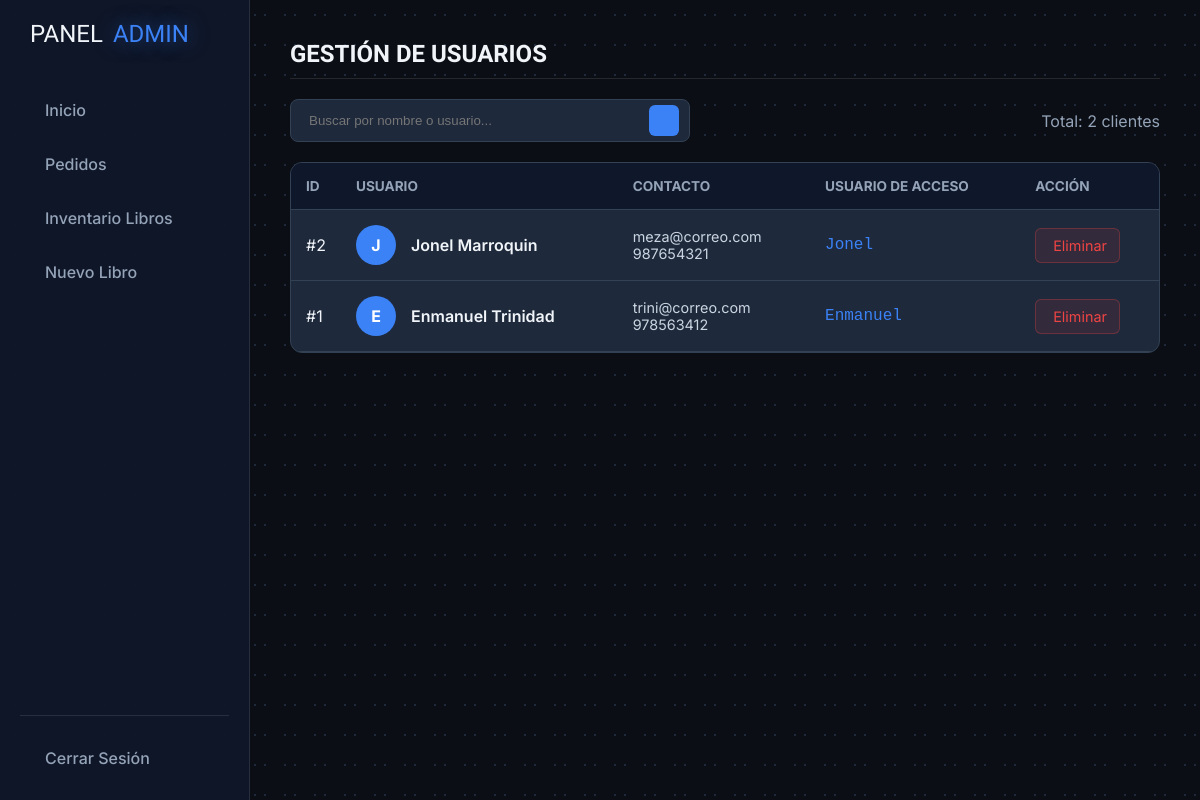
The app's page /admin/listaUsuarios.php (signed in) with its own data.
### tables this page shows
CREATE TABLE cliente (
    id_cliente INT PRIMARY KEY AUTO_INCREMENT,
    usu_cliente VARCHAR(100) NOT NULL,  
    nombre VARCHAR(100) NOT NULL,
    correo VARCHAR(100) NOT NULL UNIQUE, 
    telefono VARCHAR(15),
    pass_cli VARCHAR(255) NOT NULL,
    fecha_registro DATETIME DEFAULT CURRENT_TIMESTAMP
);

### admin/listaUsuarios.php (the view, shortened to what this page needs)
<?php
$db = new Conexion();
$conn = $db->getConexion();
$busqueda = '';
$sql = "SELECT * FROM cliente";
$sql .= " ORDER BY id_cliente DESC";
$resultado = $conn->query($sql);
?>
<!DOCTYPE html>
<html lang="es">
<head>
    <link rel="stylesheet" href="style.css">
</head>
<body class="admin-body">
    <aside class="sidebar">
        <div class="sidebar-header"> <i class="ph-fill ph-shield-check"></i> PANEL <span class="highlight">ADMIN</span> </div>
        <nav class="sidebar-nav">
            <a href="indexAdmin.php" class="nav-item"> <i class="ph-bold ph-squares-four"></i> Inicio </a>
            <a href="pedidos.php" class="nav-item"> <i class="ph-bold ph-list-checks"></i> Pedidos </a>
            <a href="libros.php" class="nav-item"> <i class="ph-bold ph-books"></i> Inventario Libros </a>
            <a href="nuevo_libro.php" class="nav-item"> <i class="ph-bold ph-plus-circle"></i> Nuevo Libro </a>
        </nav>
        <div class="sidebar-footer">
            <a href="../logout.php" class="nav-item logout"><i class="ph-bold ph-sign-out"></i> Cerrar Sesión</a>
        </div>
    </aside>
    <main class="admin-content">
        <h2 class="section-title">GESTIÓN DE USUARIOS</h2>
        <div class="toolbar">
            <form method="GET" action="listaUsuarios.php" class="search-box">
                <input type="text" name="q" class="search-input" placeholder="Buscar por nombre o usuario..." value="<?= htmlspecialchars($busqueda) ?>">
                <button type="submit" class="search-btn"><i class="ph-bold ph-magnifying-glass"></i></button>
            </form>
            <div style="color: #94a3b8;">Total: <?= $resultado->num_rows ?> clientes</div>
        </div>
        <div class="table-container">
            <table>
                <thead>
                    <tr>
                        <th width="50">ID</th>
                        <th>Usuario</th>
                        <th>Contacto</th>
                        <th>Usuario de Acceso</th>
                        <th>Acción</th>
                    </tr>
                </thead>
                <tbody>
                    <?php if ($resultado && $resultado->num_rows > 0): ?>
                        <?php while($row = $resultado->fetch_assoc()): ?>
                        <tr>
                            <td>#<?= $row['id_cliente'] ?></td>
                            <td>
                                <div style="display: flex; align-items: center; gap: 15px;">
                                    <div class="avatar-circle">
                                        <?= strtoupper(substr($row['nombre'], 0, 1)) ?>
                                    </div>
                                    <span style="font-weight: 600; color: #f1f5f9;"><?= htmlspecialchars($row['nombre']) ?></span>
                                </div>
                            </td>
                            <td>
                                <div style="font-size: 0.9rem; color: #cbd5e1;">
                                    <i class="ph-bold ph-envelope"></i> <?= htmlspecialchars($row['correo']) ?><br>
                                    <i class="ph-bold ph-phone"></i> <?= htmlspecialchars($row['telefono']) ?>
                                </div>
                            </td>
                            <td style="color: #3b82f6; font-family: monospace; font-size: 1rem;">
                                <?= htmlspecialchars($row['usu_cliente']) ?>
                            </td>
                            <td>
                                <a href="listaUsuarios.php?eliminar=<?= $row['id_cliente'] ?>" class="btn-delete" onclick="return confirm('¿Estás seguro de eliminar a este usuario? Esta acción es irreversible.');">
                                    <i class="ph-bold ph-trash"></i> Eliminar
                                </a>
                            </td>
                        </tr>
                        <?php endwhile; ?>
                    <?php else: ?>
                        <tr><td colspan="5" style="text-align: center; padding: 40px; color: #94a3b8;">No se encontraron usuarios.</td></tr>
                    <?php endif; ?>
                </tbody>
            </table>
        </div>
    </main>
</body>
</html>

### admin/style.css (style rules this page uses)
:root { --bg-main: #0b0e14; --bg-card: #151a23; --bg-panel: #0f172a; --accent: #3b82f6; --accent-glow: rgba(59, 130, 246, 0.5); --text-main: #f1f5f9; --text-muted: #94a3b8; --border: rgba(255, 255, 255, 0.1); --success: #10b981; --danger: #ef4444; --warning: #f59e0b; }
* { margin: 0; padding: 0; box-sizing: border-box; }
body { background-color: var(--bg-main); color: var(--text-main); font-family: 'Inter', sans-serif; background-image: radial-gradient(#1e293b 1px, transparent 1px); background-size: 30px 30px; min-height: 100vh; }
a { text-decoration: none; color: inherit; transition: 0.3s; }
.highlight { color: var(--accent); text-shadow: 0 0 20px var(--accent-glow); }
.admin-body { display: flex; height: 100vh; overflow: hidden; }
.sidebar { width: 250px; background: rgba(15, 23, 42, 0.95); border-right: 1px solid var(--border); display: flex; flex-direction: column; padding: 20px; flex-shrink: 0; }
.sidebar-header { font-family: 'Oswald', sans-serif; font-size: 1.5rem; color: var(--text-main); margin-bottom: 40px; display: flex; align-items: center; gap: 10px; }
.sidebar-nav { display: flex; flex-direction: column; gap: 10px; }
.nav-item { text-decoration: none; color: var(--text-muted); padding: 12px 15px; border-radius: 8px; display: flex; align-items: center; gap: 10px; transition: 0.3s; font-weight: 500; }
.sidebar-footer { margin-top: auto; border-top: 1px solid var(--border); padding-top: 20px; }
.admin-content { flex: 1; overflow-y: auto; padding: 40px; background-image: radial-gradient(#1e293b 1px, transparent 1px); background-size: 30px 30px; }
.section-title { font-family: 'Oswald', sans-serif; margin-bottom: 20px; border-bottom: 1px solid var(--border); padding-bottom: 10px; }

### admin/listaUsuarios.php (style rules this page uses)
.table-container { background: #1e293b; border-radius: 12px; border: 1px solid #334155; overflow-x: auto; }
table { width: 100%; border-collapse: collapse; min-width: 800px; }
th, td { padding: 15px; text-align: left; border-bottom: 1px solid #334155; vertical-align: middle; }
th { background: #0f172a; color: #94a3b8; font-size: 0.85rem; text-transform: uppercase; }
.avatar-circle { width: 40px; height: 40px; background: #3b82f6; color: white; border-radius: 50%; display: flex; align-items: center; justify-content: center; font-weight: bold; }
.btn-delete { background: rgba(239, 68, 68, 0.1); color: #ef4444; border: 1px solid rgba(239, 68, 68, 0.3); padding: 8px 12px; border-radius: 6px; text-decoration: none; font-size: 0.9rem; transition: all 0.2s; display: inline-flex; align-items: center; gap: 5px; }
.toolbar { display: flex; justify-content: space-between; align-items: center; margin-bottom: 20px; }
.search-box { display: flex; background: #1e293b; border: 1px solid #334155; border-radius: 8px; padding: 5px 10px; width: 100%; max-width: 400px; }
.search-input { background: transparent; border: none; color: white; padding: 8px; outline: none; flex-grow: 1; }
.search-btn { background: #3b82f6; border: none; color: white; padding: 8px 15px; border-radius: 6px; cursor: pointer; }

### records on screen
cliente: id_cliente "2", nombre "J", nombre "Jonel Marroquin", correo "meza@correo.com", telefono "987654321", usu_cliente "Jonel"
cliente: id_cliente "1", nombre "E", nombre "Enmanuel Trinidad", correo "trini@correo.com", telefono "978563412", usu_cliente "Enmanuel"

### other values on screen
$resultado->num_rows "2"
